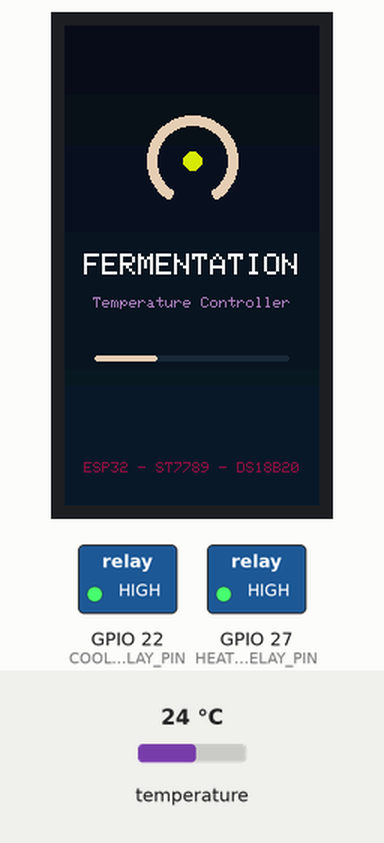
Recording of a program running on a simulated ESP32. Parts: 170×320 colour display, switched loads named in the program (green lamp = pin HIGH). The inputs (shaded band) are chosen by the test bench; at power-on: temperature 24 °C. WiFi joins after 1.5 s; servers stay silent unless stated; uploads are accepted with an empty reply; storage starts empty; EEPROM starts erased; what the program prints to the serial monitor is not drawn.

Above: at 0.4 s.
At 7.0 s:
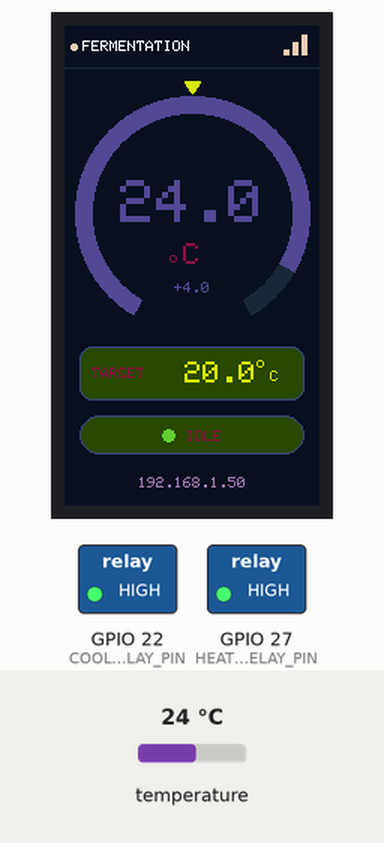
7.1 s: temperature set to 19 °C
At 9.4 s:
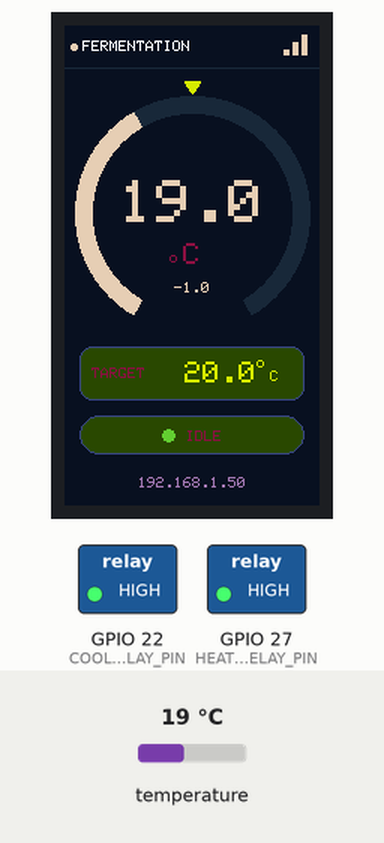
10.1 s: temperature set to 12 °C
At 11.0 s:
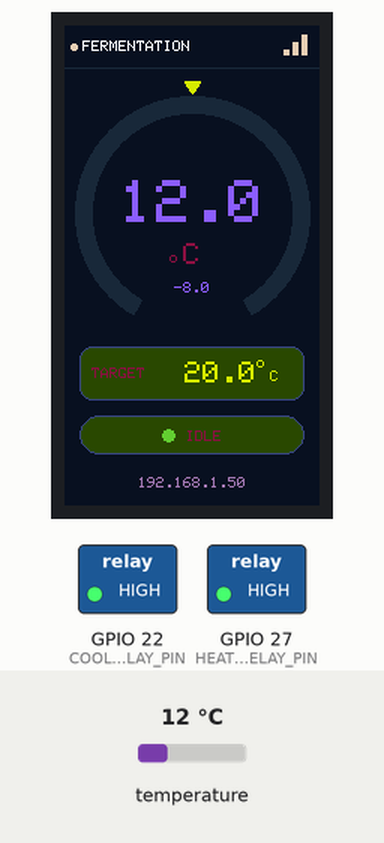
11.9 s: temperature set to 28 °C
At 12.9 s:
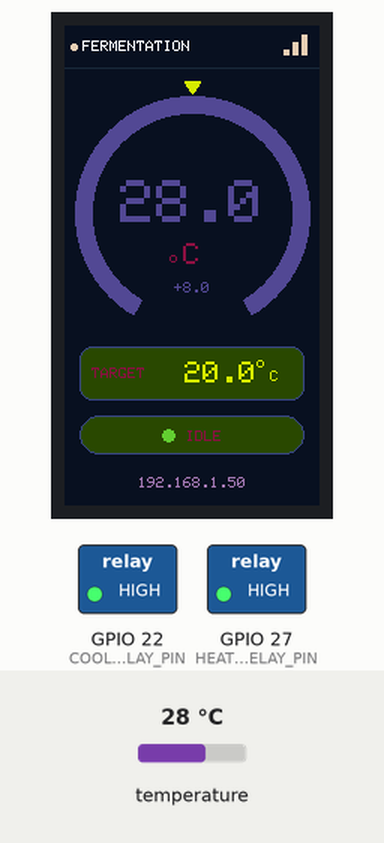
Timing chart, 0 to 14.9 s (numbered marks = the images above; inputs shaded):
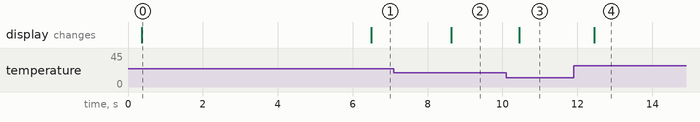

The program:

main.cpp
```cpp
//
// Fermentation Temperature Controller
// Main entry point - ESP32 with ST7789 LCD, DS18B20 temp sensor, and WiFi web server
//
// Hardware connections: See TemperatureController.h
//
// Features:
//   - WiFi AP/STA mode with web interface for temperature control
//   - Real-time temperature display on LCD
//   - Hysteresis-based relay control for heating/cooling
//   - Persistent target temperature storage
//

#include <Arduino.h>
#include <WiFi.h>
#include <ESPmDNS.h>
#include <ArduinoOTA.h>
#include <HTTPClient.h>

// Project includes
#include "TemperatureController.h"
#include "DisplayController.h"
#include "WebServer.h"

// ===== WIFI CONFIGURATION =====
// Change these to match your network
const char* WIFI_SSID = "Lummelunda";
const char* WIFI_PASSWORD = "snaggedagge";

// ===== NTFY NOTIFICATION =====
// Topic name acts as the "password" on ntfy.sh - pick something unguessable
const char* NTFY_TOPIC = "fermentation-controller-ggf12Lmn1";
const float NTFY_TARGET_WINDOW = 1.0f;             // notify when within this many °C of target
const unsigned long NTFY_RETRY_INTERVAL = 30000;   // retry delay after a failed send
bool targetReachedNotified = false;
unsigned long lastNtfyAttempt = 0;

// ===== GLOBAL INSTANCES =====
TemperatureController tempController;
DisplayController displayController(tempController);
WebServerManager webServer(tempController);

// ===== STATE TRACKING =====
bool wifiConnected = false;
unsigned long lastTempRead = 0;
unsigned long lastWifiCheck = 0;
const unsigned long TEMP_READ_INTERVAL = 2000;   // Read temp every 1 minute
const unsigned long WIFI_CHECK_INTERVAL = 10000;   // Check WiFi every 10 seconds
char wifiIPBuffer[17];  // Persistent buffer for WiFi IP string

// ===== WIFI CALLBACKS =====
void onWiFiConnect(const WiFiEvent_t event, WiFiEventInfo_t info) {
    Serial.println("Connected to WiFi");
    Serial.printf("IP address: %s\n", WiFi.localIP().toString().c_str());
    wifiConnected = true;
    webServer.setConnected(true);
}

void onWiFiDisconnect(const WiFiEvent_t event, WiFiEventInfo_t info) {
    Serial.println("Disconnected from WiFi");
    wifiConnected = false;
    webServer.setConnected(false);
}

// Send a plain-text notification via ntfy.sh. Returns true on success.
bool sendNtfy(const char* title, const String& message) {
    HTTPClient http;
    http.setTimeout(3000);
    String url = String("http://ntfy.sh/") + NTFY_TOPIC;
    if (!http.begin(url)) return false;
    http.addHeader("Title", title);
    http.addHeader("Tags", "beer");
    int code = http.POST(message);
    http.end();
    Serial.printf("ntfy response: %d\n", code);
    return code == 200;
}

// Notify once per boot the first time the temperature is within range of target
void checkTargetReached(float currentTemp) {
    if (targetReachedNotified || !wifiConnected) return;
    float target = tempController.getTargetTemperature();
    if (fabsf(currentTemp - target) > NTFY_TARGET_WINDOW) return;  // also skips sensor error (-999)

    unsigned long now = millis();
    if (lastNtfyAttempt != 0 && now - lastNtfyAttempt < NTFY_RETRY_INTERVAL) return;
    lastNtfyAttempt = now;

    String msg = String("Temperature is ") + String(currentTemp, 1) + " C (target " + String(target, 1) + " C)";
    if (sendNtfy("Fermentation: target reached", msg)) {
        targetReachedNotified = true;
    }
}

// ===== SETUP =====
void setup() {
    // Initialize serial for debugging
    Serial.begin(115200);
    delay(100);
    Serial.println("\n========================================");
    Serial.println("  FERMENTATION TEMPERATURE CONTROLLER");
    Serial.println("========================================");

    // Initialize temperature controller (relays + DS18B20)
    tempController.begin();

    // Initialize display
    displayController.begin();

    // Initialize WiFi
    Serial.println("Initializing WiFi...");

    // Set up WiFi event handlers
    WiFi.onEvent(onWiFiConnect, ARDUINO_EVENT_WIFI_STA_CONNECTED);
    WiFi.onEvent(onWiFiDisconnect, ARDUINO_EVENT_WIFI_STA_DISCONNECTED);

    // Connect to WiFi
    WiFi.mode(WIFI_STA);
    WiFi.begin(WIFI_SSID, WIFI_PASSWORD);
    Serial.printf("Connecting to WiFi: %s\n", WIFI_SSID);

    // Wait for WiFi connection (with timeout)
    int connectAttempts = 0;
    const int maxAttempts = 30;  // 30 seconds max

    while (connectAttempts < maxAttempts && !wifiConnected) {
        delay(1000);
        connectAttempts++;
        Serial.print(".");
    }

    if (wifiConnected) {
        Serial.println("\nWiFi connected!");
        Serial.printf("IP: %s\n", WiFi.localIP().toString().c_str());

        // Start mDNS
        if (MDNS.begin("fermentation")) {
            Serial.println("mDNS responder started");
            MDNS.addService("http", "tcp", 80);
            Serial.println("HTTP service added to mDNS");
        }

        // Configure and start OTA
        ArduinoOTA
            .setHostname("fermentation-controller")
            .onStart([]() {
                Serial.println("OTA update started");
            })
            .onEnd([]() {
                Serial.println("OTA update finished");
            })
            .onError([](ota_error_t error) {
                Serial.printf("OTA error [%d]: ", error);
                if (error == OTA_AUTH_ERROR) Serial.println("Auth failed");
                else if (error == OTA_BEGIN_ERROR) Serial.println("Begin failed");
                else if (error == OTA_CONNECT_ERROR) Serial.println("Connect failed");
                else if (error == OTA_RECEIVE_ERROR) Serial.println("Receive failed");
                else if (error == OTA_END_ERROR) Serial.println("End failed");
            });
        ArduinoOTA.begin();
    } else {
        Serial.println("\nWiFi connection timed out!");
        //Serial.println("You can still access the web server in AP mode...");

        // Optional: Start AP mode as fallback
        //WiFi.softAP("Fermentation-Controller", "snaggedagge");
        //Serial.println("AP mode started, IP: 192.168.4.1");
    }

    // Initialize web server
    webServer.begin();

    Serial.println("System initialized successfully!");
    Serial.println("========================================\n");
    delay(1000);
}

// ===== MAIN LOOP =====
void loop() {
    // Handle WiFi reconnection if needed
    unsigned long now = millis();

    if (!wifiConnected && (now - lastWifiCheck > WIFI_CHECK_INTERVAL)) {
        lastWifiCheck = now;

        if (WiFi.status() == WL_CONNECTED) {
            onWiFiConnect(ARDUINO_EVENT_WIFI_STA_CONNECTED, WiFiEventInfo_t{});
        } else {
            // Try to reconnect
            WiFi.reconnect();
        }
    }

    // Read temperature at intervals
    if (now - lastTempRead > TEMP_READ_INTERVAL) {
        lastTempRead = now;

        float currentTemp = tempController.readTemperature();
        // Control relays based on temperatureThe
        tempController.controlRelays(currentTemp);
        checkTargetReached(currentTemp);

        // Update display
        strncpy(wifiIPBuffer, wifiConnected ? WiFi.localIP().toString().c_str() : "", 16);
        wifiIPBuffer[16] = '\0';
        displayController.update(currentTemp, wifiIPBuffer, wifiConnected);

        // Print to serial for debugging
        Serial.printf("Temp: %.1f°C | Target: %.1f°C | Cooling: %s | Heating: %s\n",
            currentTemp,
            tempController.getTargetTemperature(),
            tempController.isCooling() ? "ON" : "OFF",
            tempController.isHeating() ? "ON" : "OFF");
    }

    // Handle OTA updates (non-blocking)
    ArduinoOTA.handle();

    // Handle web server (non-blocking)
    webServer.handleClients();

    // Small delay to prevent watchdog issues
    delay(10);
}
```

DisplayController.h
```cpp
//
// DisplayController.h
// Webpage-inspired UI for 1.9" ST7789 LCD (170x320)
//

#pragma once

#include <TFT_eSPI.h>
#include "TemperatureController.h"

// Display dimensions (1.9" ST7789)
#define DISPLAY_WIDTH 170
#define DISPLAY_HEIGHT 320

// Webpage-inspired color palette (matches the dark blue theme)
#define C_BG_TOP          ((uint16_t)0x0C2340)  // Dark navy
#define C_BG              ((uint16_t)0x0A1A30)  // Slightly lighter navy
#define C_TEXT_PRIMARY    ((uint16_t)0xFFFFFF)
#define C_TEXT_SECONDARY  ((uint16_t)0x6BA3D6)
#define C_TEXT_MUTED      ((uint16_t)0x888888)
#define C_CURRENT_GREEN   ((uint16_t)0x00E676)
#define C_CURRENT_RED     ((uint16_t)0xFF5252)
#define C_CURRENT_BLUE    ((uint16_t)0x448AFF)
#define C_TARGET_AMBER    ((uint16_t)0xFFD740)
#define C_STATUS_IDLE     ((uint16_t)0x666666)
#define C_CARD_BG         ((uint16_t)0x1A2A40)
#define C_CARD_BORDER     ((uint16_t)0x2A3A50)

class DisplayController {
public:
    DisplayController(TemperatureController& tempController);

    void begin();
    void update(float currentTemp, const char* wifiIP, bool wifiConnected);
    void showBootScreen();
    void showWiFiError();

    // Getters for current state
    bool isCooling() { return tempController.isCooling(); }
    bool isHeating() { return tempController.isHeating(); }

private:
    TemperatureController& tempController;
    TFT_eSPI tft;

    // State tracking
    float lastCurrentTemp;
    float lastTargetTemp;
    bool lastCooling;
    bool lastHeating;
    bool lastWifiConnected;
    char lastWifiIP[17];
    unsigned long lastUpdateTime;

    // Drawing helpers
    void drawMainScreen(float currentTemp, const char* wifiIP, bool wifiConnected);
    void drawGradientBackground();
    void drawTitle();
    void drawCurrentTemp(float temp, uint16_t color);
    void drawTargetTemp(float temp);
    void drawStatusDots(bool cooling, bool heating);
    void drawIPDisplay(const char* ip, bool connected);
    void drawDegreeSymbol(int16_t x, int16_t y, uint16_t color, uint8_t size = 1);

    // Utility
    float mapFloat(float x, float in_min, float in_max, float out_min, float out_max);
};
```

TemperatureController.cpp
```cpp
//
// TemperatureController.cpp
// Implementation of temperature reading and relay control
//

#include "TemperatureController.h"

TemperatureController::TemperatureController()
    : oneWire(nullptr), sensor(nullptr),
      targetTemperature(DEFAULT_TARGET_TEMP),
      coolingActive(false), heatingActive(false),
      lastReadTime(0), readInterval(2000),
      historyIndex(0), historyCount(0), currentTemperature(0.0f), lastHistoryRecordTime(0), lastStateChangeTime(0)
{
    // Initialize history buffer
    memset(history, 0, sizeof(history));
    memset(historyTimestamps, 0, sizeof(historyTimestamps));
    memset(historyStates, 0, sizeof(historyStates));
}

void TemperatureController::begin() {
    // Setup relay pins
    pinMode(COOLING_RELAY_PIN, OUTPUT);
    pinMode(HEATING_RELAY_PIN, OUTPUT);
    digitalWrite(COOLING_RELAY_PIN, HIGH);
    digitalWrite(HEATING_RELAY_PIN, HIGH);

    // Setup DS18B20 sensor
    oneWire = new OneWire(DS18B20_PIN);
    sensor = new DallasTemperature(oneWire);
    sensor->begin();

    // Find all devices on the bus
    sensor->begin();
    if (sensor->getDeviceCount() == 0) {
        Serial.println("WARNING: No DS18B20 sensors found!");
    } else {
        int deviceCount = sensor->getDeviceCount();
        Serial.printf("Found %d DS18B20 sensor(s)\n", deviceCount);

        // Set resolution to 12-bit (default, but be explicit)
        for (int i = 0; i < deviceCount; i++) {
            DeviceAddress addr;
            sensor->getAddress(addr, i);
            sensor->setResolution(addr, 12);
        }
    }

    // Load saved target temperature from NVM
    loadTargetTemperature();

    Serial.printf("Target temperature: %.1f°C\n", targetTemperature);
}

float TemperatureController::readTemperature(bool readFromSensor) {
    unsigned long now = millis();
    if (!readFromSensor || now - lastReadTime < readInterval) {
        return currentTemperature;
    }

    lastReadTime = now;

    sensor->requestTemperatures();

    // Wait for conversion (max 750ms for 12-bit)
    delay(750);

    float temp = sensor->getTempCByIndex(0);

    // Check for errors
    if (temp == DEVICE_DISCONNECTED_C) {
        temp = -999.0f;
        Serial.println("ERROR: DS18B20 disconnected");
    }
    currentTemperature = temp;

    if (now - lastHistoryRecordTime >= 60000) {
        recordTemperature(temp);
        lastHistoryRecordTime = now;
    }

    return temp;
}

void TemperatureController::recordTemperature(float temp) {
    uint32_t now = millis();

    // Handle millis rollover
    static uint32_t lastMillis = 0;
    if (now < lastMillis) {
        // Rollover - reset history
        historyCount = 0;
        historyIndex = 0;
    }
    lastMillis = now;

    // Store in ring buffer
    history[historyIndex] = temp;
    historyTimestamps[historyIndex] = now/1000;
    historyStates[historyIndex] = heatingActive ? 2 : (coolingActive ? 1 : 0);
    historyIndex = (historyIndex + 1) % HISTORY_COUNT;

    if (historyCount < HISTORY_COUNT) {
        historyCount++;
    }
}

int TemperatureController::getHistory(float* temps, uint32_t timestamps[], uint8_t* states, int maxPoints) {
    if (historyCount == 0) {
        return 0;
    }

    // Calculate how many points we have
    int totalPoints = historyCount;

    // If we have fewer points than requested, return all of them
    if (totalPoints <= maxPoints) {
        int count = 0;
        for (int i = 0; i < totalPoints; i++) {
            int idx = (historyIndex - totalPoints + i + HISTORY_COUNT) % HISTORY_COUNT;
            temps[count] = history[idx];
            timestamps[count] = historyTimestamps[idx];
            states[count] = historyStates[idx];
            count++;
        }
        return count;
    }

    // Downsample: pick evenly spaced points from the oldest data
    // We want the last maxPoints points spread across the available data
    int count = 0;
    int step = (float)totalPoints / maxPoints;

    for (int i = 0; i < maxPoints; i++) {
        int srcIdx = (historyIndex - totalPoints + i * step + HISTORY_COUNT) % HISTORY_COUNT;
        temps[count] = history[srcIdx];
        timestamps[count] = historyTimestamps[srcIdx];
        states[count] = historyStates[srcIdx];
        count++;
    }

    return count;
}

void TemperatureController::controlRelays(float currentTemp) {
    if (currentTemp < 0) {
        // Sensor error, turn off both relays
        digitalWrite(COOLING_RELAY_PIN, HIGH);
        coolingActive = false;
        digitalWrite(HEATING_RELAY_PIN, HIGH);
        heatingActive = false;
        Serial.println("ERROR: Turning off relays due to sensor error");
        return;
    }

    // Hysteresis control with deadband
    // Deadband: target +/- hysteresis/2 where neither heating nor cooling is active
    // Cooling turns on when temp > target + hysteresis/2
    // Cooling turns off when temp <= target - hysteresis/2
    // Heating turns on when temp < target - hysteresis/2
    // Heating turns off when temp >= target + hysteresis/2

    float coolOnThreshold = targetTemperature + TEMPERATURE_HYSTERESIS;
    float coolOffThreshold = targetTemperature + 0.2f;
    float heatOnThreshold = targetTemperature - TEMPERATURE_HYSTERESIS;
    float heatOffThreshold = targetTemperature - 0.2f;
    long now = millis();
    // Cooling logic
    if (currentTemp > coolOnThreshold && (now-lastStateChangeTime) > (1000 * 60 * 10)) {
        digitalWrite(COOLING_RELAY_PIN, LOW);
        coolingActive = true;
        Serial.println("Turning on cooling relay");
        lastStateChangeTime = now;
    }
    else if (currentTemp <= coolOffThreshold) {
        digitalWrite(COOLING_RELAY_PIN, HIGH);
        coolingActive = false;
        Serial.println("Turning off cooling relay");
    }

    // Heating logic
    if (currentTemp < heatOnThreshold && (now-lastStateChangeTime) > (1000 * 60 * 10)) {
        digitalWrite(HEATING_RELAY_PIN, LOW);
        heatingActive = true;
        Serial.println("Turning on heating relay");
        lastStateChangeTime = now;
    } else if (currentTemp >= heatOffThreshold) {
        digitalWrite(HEATING_RELAY_PIN, HIGH);
        heatingActive = false;
        Serial.println("Turning off heating relay");
    }
}

float TemperatureController::getTargetTemperature() {
    return targetTemperature;
}

void TemperatureController::setTargetTemperature(float temp) {
    // Clamp to valid range
    if (temp < MIN_TARGET_TEMP) temp = MIN_TARGET_TEMP;
    if (temp > MAX_TARGET_TEMP) temp = MAX_TARGET_TEMP;

    if (temp != targetTemperature) {
        targetTemperature = temp;
        Serial.printf("Target temperature changed to: %.1f°C\n", targetTemperature);
    }
}

void TemperatureController::saveTargetTemperature() {
    preferences.begin(NVM_NAMESPACE, false);  // Write mode
    preferences.putFloat(NVM_KEY_TARGET_TEMP, targetTemperature);
    preferences.end();
    Serial.println("Target temperature saved to NVM");
}

void TemperatureController::loadTargetTemperature() {
    preferences.begin(NVM_NAMESPACE, true);  // Read mode
    targetTemperature = preferences.getFloat(NVM_KEY_TARGET_TEMP, DEFAULT_TARGET_TEMP);
    preferences.end();

    // Validate loaded value
    if (targetTemperature < MIN_TARGET_TEMP || targetTemperature > MAX_TARGET_TEMP) {
        targetTemperature = DEFAULT_TARGET_TEMP;
    }
}

bool TemperatureController::isCooling() {
    return coolingActive;
}

bool TemperatureController::isHeating() {
    return heatingActive;
}

// Get current time in seconds since epoch (approximate)
static uint32_t getCurrentEpoch() {
    // Use millis() as a relative timestamp
    // For proper epoch time, you'd sync with NTP when WiFi is available
    return millis() / 1000;
}
```

Source omitted: DisplayController.cpp (13639 bytes), TemperatureController.h (2156 bytes), WebServer.cpp (4543 bytes), WebServer.h (1155 bytes)

Measured:
- after the input at 7.1 s, the display: changes after 1.5 s (image 2)
- after the input at 10.1 s, the display: changes after 0.34 s (image 3)
- after the input at 11.9 s, the display: changes after 0.55 s (image 4)
- what the display in image 0 shows lasts 6.1 s, from 0.4 s to 6.5 s
